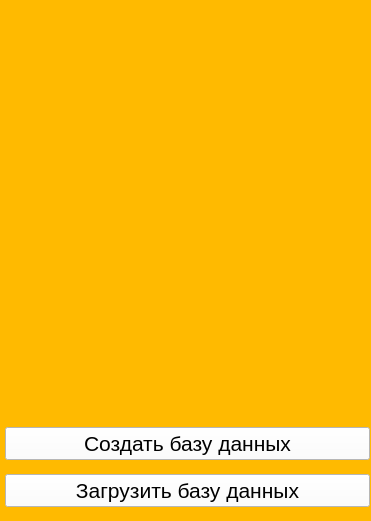
<?xml version="1.0" encoding="UTF-8"?>
<ui version="4.0">
 <class>Form</class>
 <widget class="QWidget" name="Form">
  <property name="geometry">
   <rect>
    <x>0</x>
    <y>0</y>
    <width>371</width>
    <height>521</height>
   </rect>
  </property>
  <property name="minimumSize">
   <size>
    <width>371</width>
    <height>521</height>
   </size>
  </property>
  <property name="maximumSize">
   <size>
    <width>371</width>
    <height>521</height>
   </size>
  </property>
  <property name="windowTitle">
   <string>Кинотеатры</string>
  </property>
  <property name="styleSheet">
   <string notr="true">background: rgb(255, 186, 0);</string>
  </property>
  <widget class="QWidget" name="gridLayoutWidget">
   <property name="geometry">
    <rect>
     <x>0</x>
     <y>0</y>
     <width>375</width>
     <height>521</height>
    </rect>
   </property>
   <layout class="QGridLayout" name="gridLayout">
    <property name="leftMargin">
     <number>5</number>
    </property>
    <property name="topMargin">
     <number>5</number>
    </property>
    <property name="rightMargin">
     <number>5</number>
    </property>
    <property name="bottomMargin">
     <number>5</number>
    </property>
    <item row="2" column="0">
     <widget class="QPushButton" name="button_load">
      <property name="minimumSize">
       <size>
        <width>0</width>
        <height>30</height>
       </size>
      </property>
      <property name="font">
       <font>
        <pointsize>16</pointsize>
       </font>
      </property>
      <property name="styleSheet">
       <string notr="true">background: rgb(255, 255, 255);</string>
      </property>
      <property name="text">
       <string>Загрузить базу данных</string>
      </property>
     </widget>
    </item>
    <item row="1" column="0">
     <widget class="QPushButton" name="button_create">
      <property name="minimumSize">
       <size>
        <width>0</width>
        <height>30</height>
       </size>
      </property>
      <property name="font">
       <font>
        <pointsize>16</pointsize>
       </font>
      </property>
      <property name="styleSheet">
       <string notr="true">background: rgb(255, 255, 255);</string>
      </property>
      <property name="text">
       <string>Создать базу данных</string>
      </property>
     </widget>
    </item>
    <item row="0" column="0">
     <widget class="QLabel" name="image">
      <property name="minimumSize">
       <size>
        <width>365</width>
        <height>400</height>
       </size>
      </property>
      <property name="maximumSize">
       <size>
        <width>365</width>
        <height>400</height>
       </size>
      </property>
      <property name="text">
       <string/>
      </property>
     </widget>
    </item>
   </layout>
  </widget>
 </widget>
 <resources/>
 <connections/>
</ui>
